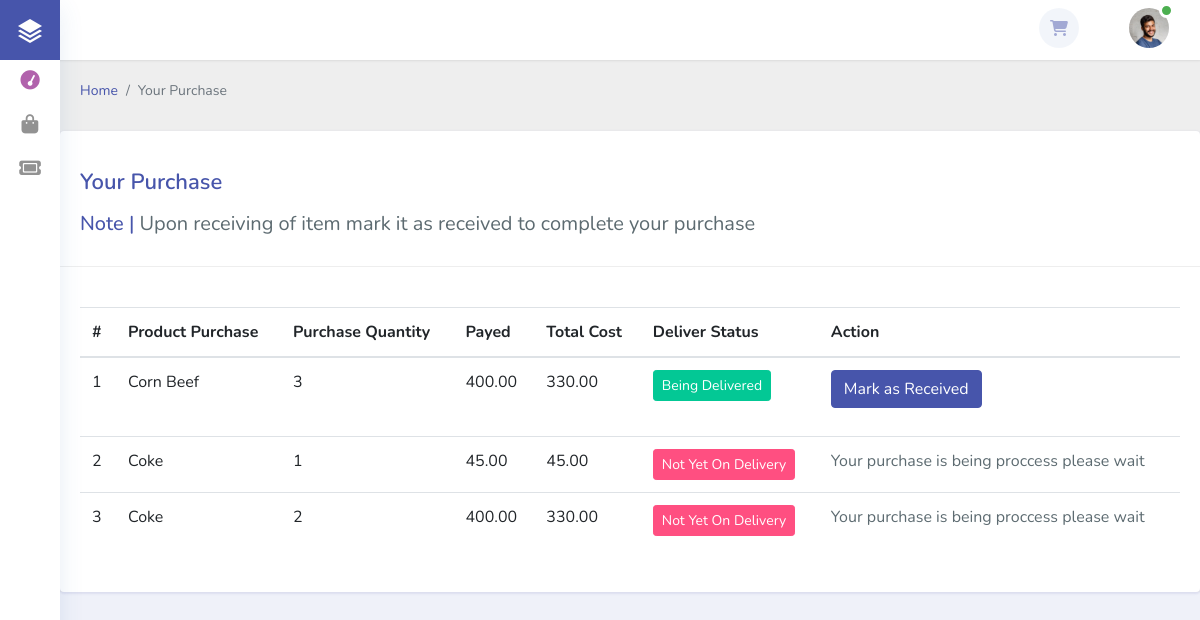
Page /customer-dashboard/purchase.php (signed in) on the committed database.
### tables this page shows
CREATE TABLE `tbl_order` (
  `order_id` int(255) NOT NULL,
  `customer_id` int(255) NOT NULL,
  `product_id` int(255) NOT NULL,
  `payed` decimal(10,2) NOT NULL,
  `quantity_buy` int(200) NOT NULL,
  `total_cost` decimal(10,2) NOT NULL,
  `is_received` tinyint(1) NOT NULL,
  `is_delivered` tinyint(1) NOT NULL
);

CREATE TABLE `tbl_product` (
  `product_id` int(255) NOT NULL,
  `supplier_id` int(255) NOT NULL,
  `category_id` int(255) NOT NULL,
  `product_name` varchar(300) NOT NULL,
  `description` varchar(500) NOT NULL,
  `price` decimal(10,2) NOT NULL,
  `stock` int(255) NOT NULL,
  `expiry_date` date NOT NULL,
  `image` varchar(300) DEFAULT NULL
);

### customer-dashboard/purchase.php (the view, shortened to what this page needs)
<?php
include 'customer-template/customer-header.php'; ?>
<div class="main-content">
    <div class="container-fluid content-top-gap">
        <nav aria-label="breadcrumb">
            <ol class="breadcrumb my-breadcrumb">
                <li class="breadcrumb-item"><a href="index.html">Home</a></li>
                <li class="breadcrumb-item active" aria-current="page"><?= $_SESSION['title'] ?></li>
            </ol>
        </nav>
    </div>
    <section class="forms">
            <div class="card card_border py-2 mb-4">
                <div class="cards__heading">
                    <h3><?= $_SESSION['title'] ?> <span></span></h3>
                    <h5 class="text-primary mt-3">Note |<span> Upon receiving of item mark it as received to complete your purchase</span></h5>
                </div>
                <div class="card-body">
                    <table id="purchase" class="table table-hover" style="width:100%">
                        <thead>
                            <tr>
                                <th>#</th>
                                <th>Product Purchase</th>
                                <th>Purchase Quantity</th>
                                <th>Payed</th>
                                <th>Total Cost</th>
                                <th>Deliver Status</th>
                                <th>Action</th>
                            </tr>
                        </thead>
                        <tbody>
                            <?php
                            $sql = "SELECT *, (CASE WHEN `is_delivered` = 1 THEN 1 ELSE 0 END) as delivered FROM `tbl_order`
                            INNER JOIN tbl_customer_info ON tbl_customer_info.customer_info_id = tbl_order.customer_id
                            INNER JOIN tbl_product ON tbl_product.product_id = tbl_order.product_id
                            WHERE `tbl_order`.`customer_id`= {$_SESSION['login_id']} AND `is_received` != 1
                            ORDER BY delivered DESC";
                            $result = $conn->query($sql);
                            $count = 0;
                            while ($row = $result->fetch_assoc()) {
                                $count++;
                                if ($row['is_delivered'] != 0) {
                                    $text = "Being Delivered";
                                    $color = "btn-success";
                                } else {
                                    $text = "Not Yet On Delivery";
                                    $color = "btn-danger";
                                    $disabled[$count] = true;
                                }
                                ?>
                                <tr>
                                    <td><?= $count ?></td>
                                    <td>
                                        <?= $row['product_name'] ?>
                                    </td>
                                    <td><?= $row['quantity_buy'] ?></td>
                                    <td><?= $row['payed'] ?></td>
                                    <td><?= $row['total_cost'] ?></td>
                                    <td><p class="btn btn-sm <?= $color ?>"><?= $text ?></p></td>
                                    <td>
                                        <?php if(!isset($disabled[$count])) {?>
                                        <button type="button" class="btn btn-primary mb-3" data-toggle="modal"
                                            data-target="#deliver<?= $row['order_id'] ?>">
                                            Mark as Received
                                        </button>
                                        <?php }else{ ?>
                                            <p>Your purchase is being proccess please wait</p>
                                        <?php } ?>
                                    </td>
                                </tr>
                            <?php } ?>
                        </tbody>
                    </table>
                </div>
            </div>
        </section>
</div>
<?php include 'customer-template/customer-footer.php'; ?>

### rows in the picture
tbl_order: product.product_name "Corn Beef", quantity_buy "3", payed "400.00", total_cost "330.00", is_delivered "Being Delivered"
tbl_order: product.product_name "Coke", quantity_buy "1", payed "45.00", total_cost "45.00", is_delivered "Not Yet On Delivery", shows "Your purchase is being proccess please wait"
tbl_order: product.product_name "Coke", quantity_buy "2", payed "400.00", total_cost "330.00", is_delivered "Not Yet On Delivery", shows "Your purchase is being proccess please wait"

### other values in the picture
$_SESSION['title'] "Your Purchase"
